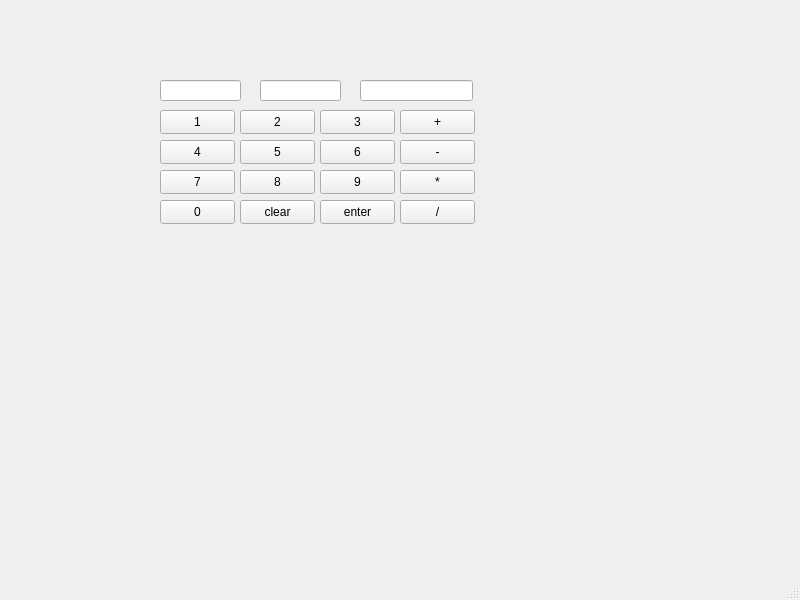
<?xml version="1.0" encoding="UTF-8"?>
<ui version="4.0">
 <class>MainWindow</class>
 <widget class="QMainWindow" name="MainWindow">
  <property name="geometry">
   <rect>
    <x>0</x>
    <y>0</y>
    <width>800</width>
    <height>600</height>
   </rect>
  </property>
  <property name="windowTitle">
   <string>MainWindow</string>
  </property>
  <widget class="QWidget" name="centralwidget">
   <widget class="QPushButton" name="numero1">
    <property name="geometry">
     <rect>
      <x>160</x>
      <y>110</y>
      <width>75</width>
      <height>24</height>
     </rect>
    </property>
    <property name="text">
     <string>1</string>
    </property>
   </widget>
   <widget class="QPushButton" name="numero2">
    <property name="geometry">
     <rect>
      <x>240</x>
      <y>110</y>
      <width>75</width>
      <height>24</height>
     </rect>
    </property>
    <property name="text">
     <string>2</string>
    </property>
   </widget>
   <widget class="QPushButton" name="numero3">
    <property name="geometry">
     <rect>
      <x>320</x>
      <y>110</y>
      <width>75</width>
      <height>24</height>
     </rect>
    </property>
    <property name="text">
     <string>3</string>
    </property>
   </widget>
   <widget class="QPushButton" name="numero4">
    <property name="geometry">
     <rect>
      <x>160</x>
      <y>140</y>
      <width>75</width>
      <height>24</height>
     </rect>
    </property>
    <property name="text">
     <string>4</string>
    </property>
   </widget>
   <widget class="QPushButton" name="numero5">
    <property name="geometry">
     <rect>
      <x>240</x>
      <y>140</y>
      <width>75</width>
      <height>24</height>
     </rect>
    </property>
    <property name="text">
     <string>5</string>
    </property>
   </widget>
   <widget class="QPushButton" name="numero6">
    <property name="geometry">
     <rect>
      <x>320</x>
      <y>140</y>
      <width>75</width>
      <height>24</height>
     </rect>
    </property>
    <property name="text">
     <string>6</string>
    </property>
   </widget>
   <widget class="QPushButton" name="numero7">
    <property name="geometry">
     <rect>
      <x>160</x>
      <y>170</y>
      <width>75</width>
      <height>24</height>
     </rect>
    </property>
    <property name="text">
     <string>7</string>
    </property>
   </widget>
   <widget class="QPushButton" name="numero8">
    <property name="geometry">
     <rect>
      <x>240</x>
      <y>170</y>
      <width>75</width>
      <height>24</height>
     </rect>
    </property>
    <property name="text">
     <string>8</string>
    </property>
   </widget>
   <widget class="QPushButton" name="numero9">
    <property name="geometry">
     <rect>
      <x>320</x>
      <y>170</y>
      <width>75</width>
      <height>24</height>
     </rect>
    </property>
    <property name="text">
     <string>9</string>
    </property>
   </widget>
   <widget class="QPushButton" name="plussa">
    <property name="geometry">
     <rect>
      <x>400</x>
      <y>110</y>
      <width>75</width>
      <height>24</height>
     </rect>
    </property>
    <property name="text">
     <string>+</string>
    </property>
   </widget>
   <widget class="QPushButton" name="miinus">
    <property name="geometry">
     <rect>
      <x>400</x>
      <y>140</y>
      <width>75</width>
      <height>24</height>
     </rect>
    </property>
    <property name="text">
     <string>-</string>
    </property>
   </widget>
   <widget class="QPushButton" name="kerto">
    <property name="geometry">
     <rect>
      <x>400</x>
      <y>170</y>
      <width>75</width>
      <height>24</height>
     </rect>
    </property>
    <property name="text">
     <string>*</string>
    </property>
   </widget>
   <widget class="QPushButton" name="numero0">
    <property name="geometry">
     <rect>
      <x>160</x>
      <y>200</y>
      <width>75</width>
      <height>24</height>
     </rect>
    </property>
    <property name="text">
     <string>0</string>
    </property>
   </widget>
   <widget class="QPushButton" name="Reset">
    <property name="geometry">
     <rect>
      <x>240</x>
      <y>200</y>
      <width>75</width>
      <height>24</height>
     </rect>
    </property>
    <property name="text">
     <string>clear</string>
    </property>
   </widget>
   <widget class="QPushButton" name="Enter">
    <property name="geometry">
     <rect>
      <x>320</x>
      <y>200</y>
      <width>75</width>
      <height>24</height>
     </rect>
    </property>
    <property name="text">
     <string>enter</string>
    </property>
   </widget>
   <widget class="QPushButton" name="jako">
    <property name="geometry">
     <rect>
      <x>400</x>
      <y>200</y>
      <width>75</width>
      <height>24</height>
     </rect>
    </property>
    <property name="text">
     <string>/</string>
    </property>
   </widget>
   <widget class="QLineEdit" name="num1">
    <property name="geometry">
     <rect>
      <x>160</x>
      <y>80</y>
      <width>81</width>
      <height>21</height>
     </rect>
    </property>
   </widget>
   <widget class="QLineEdit" name="num2">
    <property name="geometry">
     <rect>
      <x>260</x>
      <y>80</y>
      <width>81</width>
      <height>21</height>
     </rect>
    </property>
   </widget>
   <widget class="QLineEdit" name="result">
    <property name="geometry">
     <rect>
      <x>360</x>
      <y>80</y>
      <width>113</width>
      <height>21</height>
     </rect>
    </property>
   </widget>
  </widget>
  <widget class="QMenuBar" name="menubar">
   <property name="geometry">
    <rect>
     <x>0</x>
     <y>0</y>
     <width>800</width>
     <height>22</height>
    </rect>
   </property>
  </widget>
  <widget class="QStatusBar" name="statusbar"/>
 </widget>
 <resources/>
 <connections/>
</ui>
